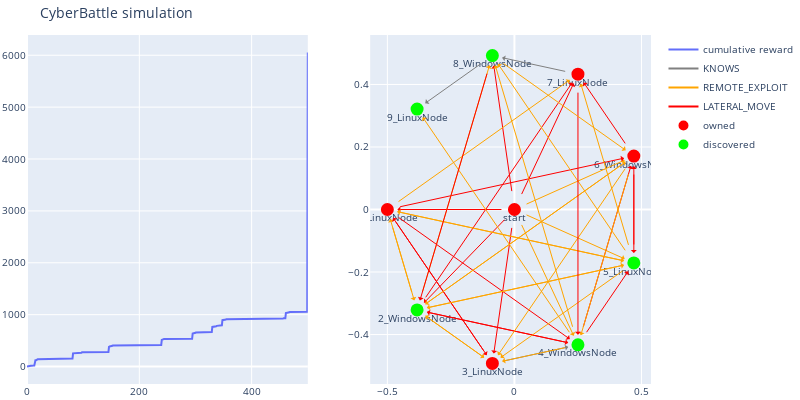

Write notebook code for a chart like this one.
### Markdown cell above
### 2.2 First training

To illustrate training with graphical rendering, we will execute three training steps with graphical rendering. We cannot perform full training with this capability, as it could crash our environment (yes, it happened to me!).

### Code cell
dql_with_defender = learner.epsilon_greedy_search(
    cyberbattle_gym_env=cyberbattlechain_defender,
    environment_properties=ep,
    learner=agent,
    episode_count=3,
    iteration_count=iteration_count,
    epsilon=0.90,
    render=True,
    epsilon_exponential_decay=5000,
    epsilon_minimum=0.10,
    verbosity=Verbosity.Quiet,
    title="DQL"
)

### Figure 1 — Plotly figure (JSON) as saved in the notebook; plotly's stock layout.template omitted (floating-point values rounded to 4 significant figures; data arrays with more than 128 entries replaced by an {"elided": "..."} marker saying what was removed)
{"data": [{"name": "cumulative reward", "type": "scatter", "xaxis": "x", "y": {"elided": "501 int values"}, "yaxis": "y"}, {"line": {"color": "gray"}, "mode": "lines", "name": "KNOWS", "type": "scatter", "x": [0], "xaxis": "x2", "y": [0], "yaxis": "y2"}, {"line": {"color": "orange"}, "mode": "lines", "name": "REMOTE_EXPLOIT", "type": "scatter", "x": [0], "xaxis": "x2", "y": [0], "yaxis": "y2"}, {"line": {"color": "red"}, "mode": "lines", "name": "LATERAL_MOVE", "type": "scatter", "x": [0], "xaxis": "x2", "y": [0], "yaxis": "y2"}, {"hoverinfo": "text", "marker": {"color": "#D32F2E", "line": {"color": "rgb(255,0,0)", "width": 8}, "size": 5, "symbol": "circle-dot"}, "mode": "markers+text", "name": "owned", "text": ["start", "1_LinuxNode", "3_LinuxNode", "6_WindowsNode", "7_LinuxNode"], "textposition": "bottom center", "type": "scatter", "x": [0, -0.5, -0.08682, 0.4698, 0.25], "xaxis": "x2", "y": [0, -4.371e-08, -0.4924, 0.171, 0.433], "yaxis": "y2"}, {"hoverinfo": "text", "marker": {"color": "#0e9d00", "line": {"color": "rgb(0,255,0)", "width": 8}, "size": 5, "symbol": "circle-dot"}, "mode": "markers+text", "name": "discovered", "text": ["2_WindowsNode", "4_WindowsNode", "5_LinuxNode", "8_WindowsNode", "9_LinuxNode"], "textposition": "bottom center", "type": "scatter", "x": [-0.383, 0.25, 0.4698, -0.08682, -0.383], "xaxis": "x2", "y": [-0.3214, -0.433, -0.171, 0.4924, 0.3214], "yaxis": "y2"}], "layout": {"annotations": [{"align": "center", "arrowcolor": "red", "arrowhead": 1, "arrowsize": 1, "arrowwidth": 1, "ax": 0, "axref": "x2", "ay": 0, "ayref": "y2", "hovertext": "LATERAL_MOVE", "opacity": 1, "showarrow": true, "standoff": 10, "startstandoff": 10, "x": -0.5, "xref": "x2", "y": -4.371e-08, "yref": "y2"}, {"align": "center", "arrowcolor": "red", "arrowhead": 1, "arrowsize": 1, "arrowwidth": 1, "ax": 0, "axref": "x2", "ay": 0, "ayref": "y2", "hovertext": "LATERAL_MOVE", "opacity": 1, "showarrow": true, "standoff": 10, "startstandoff": 10, "x": -0.383, "xref": "x2", "y": -0.3214, "yref": "y2"}, {"align": "center", "arrowcolor": "red", "arrowhead": 1, "arrowsize": 1, "arrowwidth": 1, "ax": 0, "axref": "x2", "ay": 0, "ayref": "y2", "hovertext": "LATERAL_MOVE", "opacity": 1, "showarrow": true, "standoff": 10, "startstandoff": 10, "x": -0.08682, "xref": "x2", "y": -0.4924, "yref": "y2"}, {"align": "center", "arrowcolor": "orange", "arrowhead": 1, "arrowsize": 1, "arrowwidth": 1, "ax": 0, "axref": "x2", "ay": 0, "ayref": "y2", "hovertext": "REMOTE_EXPLOIT", "opacity": 1, "showarrow": true, "standoff": 10, "startstandoff": 10, "x": 0.25, "xref": "x2", "y": -0.433, "yref": "y2"}, {"align": "center", "arrowcolor": "orange", "arrowhead": 1, "arrowsize": 1, "arrowwidth": 1, "ax": 0, "axref": "x2", "ay": 0, "ayref": "y2", "hovertext": "REMOTE_EXPLOIT", "opacity": 1, "showarrow": true, "standoff": 10, "startstandoff": 10, "x": 0.4698, "xref": "x2", "y": -0.171, "yref": "y2"}, {"align": "center", "arrowcolor": "orange", "arrowhead": 1, "arrowsize": 1, "arrowwidth": 1, "ax": 0, "axref": "x2", "ay": 0, "ayref": "y2", "hovertext": "REMOTE_EXPLOIT", "opacity": 1, "showarrow": true, "standoff": 10, "startstandoff": 10, "x": 0.4698, "xref": "x2", "y": 0.171, "yref": "y2"}, {"align": "center", "arrowcolor": "red", "arrowhead": 1, "arrowsize": 1, "arrowwidth": 1, "ax": 0, "axref": "x2", "ay": 0, "ayref": "y2", "hovertext": "LATERAL_MOVE", "opacity": 1, "showarrow": true, "standoff": 10, "startstandoff": 10, "x": -0.08682, "xref": "x2", "y": 0.4924, "yref": "y2"}, {"align": "center", "arrowcolor": "red", "arrowhead": 1, "arrowsize": 1, "arrowwidth": 1, "ax": 0, "axref": "x2", "ay": 0, "ayref": "y2", "hovertext": "LATERAL_MOVE", "opacity": 1, "showarrow": true, "standoff": 10, "startstandoff": 10, "x": 0.25, "xref": "x2", "y": 0.433, "yref": "y2"}, {"align": "center", "arrowcolor": "orange", "arrowhead": 1, "arrowsize": 1, "arrowwidth": 1, "ax": -0.5, "axref": "x2", "ay": -4.371e-08, "ayref": "y2", "hovertext": "REMOTE_EXPLOIT", "opacity": 1, "showarrow": true, "standoff": 10, "startstandoff": 10, "x": -0.383, "xref": "x2", "y": -0.3214, "yref": "y2"}, {"align": "center", "arrowcolor": "red", "arrowhead": 1, "arrowsize": 1, "arrowwidth": 1, "ax": -0.5, "axref": "x2", "ay": -4.371e-08, "ayref": "y2", "hovertext": "LATERAL_MOVE", "opacity": 1, "showarrow": true, "standoff": 10, "startstandoff": 10, "x": -0.08682, "xref": "x2", "y": -0.4924, "yref": "y2"}, {"align": "center", "arrowcolor": "red", "arrowhead": 1, "arrowsize": 1, "arrowwidth": 1, "ax": -0.5, "axref": "x2", "ay": -4.371e-08, "ayref": "y2", "hovertext": "LATERAL_MOVE", "opacity": 1, "showarrow": true, "standoff": 10, "startstandoff": 10, "x": 0.25, "xref": "x2", "y": -0.433, "yref": "y2"}, {"align": "center", "arrowcolor": "orange", "arrowhead": 1, "arrowsize": 1, "arrowwidth": 1, "ax": -0.5, "axref": "x2", "ay": -4.371e-08, "ayref": "y2", "hovertext": "REMOTE_EXPLOIT", "opacity": 1, "showarrow": true, "standoff": 10, "startstandoff": 10, "x": 0.4698, "xref": "x2", "y": -0.171, "yref": "y2"}, {"align": "center", "arrowcolor": "orange", "arrowhead": 1, "arrowsize": 1, "arrowwidth": 1, "ax": -0.5, "axref": "x2", "ay": -4.371e-08, "ayref": "y2", "hovertext": "REMOTE_EXPLOIT", "opacity": 1, "showarrow": true, "standoff": 10, "startstandoff": 10, "x": 0.25, "xref": "x2", "y": 0.433, "yref": "y2"}, {"align": "center", "arrowcolor": "red", "arrowhead": 1, "arrowsize": 1, "arrowwidth": 1, "ax": -0.5, "axref": "x2", "ay": -4.371e-08, "ayref": "y2", "hovertext": "LATERAL_MOVE", "opacity": 1, "showarrow": true, "standoff": 10, "startstandoff": 10, "x": 0.4698, "xref": "x2", "y": 0.171, "yref": "y2"}, {"align": "center", "arrowcolor": "orange", "arrowhead": 1, "arrowsize": 1, "arrowwidth": 1, "ax": -0.5, "axref": "x2", "ay": -4.371e-08, "ayref": "y2", "hovertext": "REMOTE_EXPLOIT", "opacity": 1, "showarrow": true, "standoff": 10, "startstandoff": 10, "x": -0.5, "xref": "x2", "y": -4.371e-08, "yref": "y2"}, {"align": "center", "arrowcolor": "orange", "arrowhead": 1, "arrowsize": 1, "arrowwidth": 1, "ax": -0.383, "axref": "x2", "ay": -0.3214, "ayref": "y2", "hovertext": "REMOTE_EXPLOIT", "opacity": 1, "showarrow": true, "standoff": 10, "startstandoff": 10, "x": -0.08682, "xref": "x2", "y": -0.4924, "yref": "y2"}, {"align": "center", "arrowcolor": "orange", "arrowhead": 1, "arrowsize": 1, "arrowwidth": 1, "ax": -0.383, "axref": "x2", "ay": -0.3214, "ayref": "y2", "hovertext": "REMOTE_EXPLOIT", "opacity": 1, "showarrow": true, "standoff": 10, "startstandoff": 10, "x": -0.383, "xref": "x2", "y": -0.3214, "yref": "y2"}, {"align": "center", "arrowcolor": "orange", "arrowhead": 1, "arrowsize": 1, "arrowwidth": 1, "ax": -0.383, "axref": "x2", "ay": -0.3214, "ayref": "y2", "hovertext": "REMOTE_EXPLOIT", "opacity": 1, "showarrow": true, "standoff": 10, "startstandoff": 10, "x": -0.5, "xref": "x2", "y": -4.371e-08, "yref": "y2"}, {"align": "center", "arrowcolor": "red", "arrowhead": 1, "arrowsize": 1, "arrowwidth": 1, "ax": -0.383, "axref": "x2", "ay": -0.3214, "ayref": "y2", "hovertext": "LATERAL_MOVE", "opacity": 1, "showarrow": true, "standoff": 10, "startstandoff": 10, "x": 0.25, "xref": "x2", "y": -0.433, "yref": "y2"}, {"align": "center", "arrowcolor": "red", "arrowhead": 1, "arrowsize": 1, "arrowwidth": 1, "ax": -0.383, "axref": "x2", "ay": -0.3214, "ayref": "y2", "hovertext": "LATERAL_MOVE", "opacity": 1, "showarrow": true, "standoff": 10, "startstandoff": 10, "x": 0.25, "xref": "x2", "y": 0.433, "yref": "y2"}, {"align": "center", "arrowcolor": "orange", "arrowhead": 1, "arrowsize": 1, "arrowwidth": 1, "ax": -0.383, "axref": "x2", "ay": -0.3214, "ayref": "y2", "hovertext": "REMOTE_EXPLOIT", "opacity": 1, "showarrow": true, "standoff": 10, "startstandoff": 10, "x": -0.08682, "xref": "x2", "y": 0.4924, "yref": "y2"}, {"align": "center", "arrowcolor": "orange", "arrowhead": 1, "arrowsize": 1, "arrowwidth": 1, "ax": -0.383, "axref": "x2", "ay": -0.3214, "ayref": "y2", "hovertext": "REMOTE_EXPLOIT", "opacity": 1, "showarrow": true, "standoff": 10, "startstandoff": 10, "x": 0.4698, "xref": "x2", "y": -0.171, "yref": "y2"}, {"align": "center", "arrowcolor": "orange", "arrowhead": 1, "arrowsize": 1, "arrowwidth": 1, "ax": -0.383, "axref": "x2", "ay": -0.3214, "ayref": "y2", "hovertext": "REMOTE_EXPLOIT", "opacity": 1, "showarrow": true, "standoff": 10, "startstandoff": 10, "x": 0.4698, "xref": "x2", "y": 0.171, "yref": "y2"}, {"align": "center", "arrowcolor": "gray", "arrowhead": 1, "arrowsize": 1, "arrowwidth": 1, "ax": -0.08682, "axref": "x2", "ay": -0.4924, "ayref": "y2", "hovertext": "KNOWS", "opacity": 1, "showarrow": true, "standoff": 10, "startstandoff": 10, "x": 0.25, "xref": "x2", "y": -0.433, "yref": "y2"}, {"align": "center", "arrowcolor": "orange", "arrowhead": 1, "arrowsize": 1, "arrowwidth": 1, "ax": -0.08682, "axref": "x2", "ay": -0.4924, "ayref": "y2", "hovertext": "REMOTE_EXPLOIT", "opacity": 1, "showarrow": true, "standoff": 10, "startstandoff": 10, "x": -0.383, "xref": "x2", "y": -0.3214, "yref": "y2"}, {"align": "center", "arrowcolor": "orange", "arrowhead": 1, "arrowsize": 1, "arrowwidth": 1, "ax": -0.08682, "axref": "x2", "ay": -0.4924, "ayref": "y2", "hovertext": "REMOTE_EXPLOIT", "opacity": 1, "showarrow": true, "standoff": 10, "startstandoff": 10, "x": -0.08682, "xref": "x2", "y": -0.4924, "yref": "y2"}, {"align": "center", "arrowcolor": "red", "arrowhead": 1, "arrowsize": 1, "arrowwidth": 1, "ax": -0.08682, "axref": "x2", "ay": -0.4924, "ayref": "y2", "hovertext": "LATERAL_MOVE", "opacity": 1, "showarrow": true, "standoff": 10, "startstandoff": 10, "x": -0.5, "xref": "x2", "y": -4.371e-08, "yref": "y2"}, {"align": "center", "arrowcolor": "red", "arrowhead": 1, "arrowsize": 1, "arrowwidth": 1, "ax": 0.25, "axref": "x2", "ay": -0.433, "ayref": "y2", "hovertext": "LATERAL_MOVE", "opacity": 1, "showarrow": true, "standoff": 10, "startstandoff": 10, "x": 0.4698, "xref": "x2", "y": -0.171, "yref": "y2"}, {"align": "center", "arrowcolor": "red", "arrowhead": 1, "arrowsize": 1, "arrowwidth": 1, "ax": 0.25, "axref": "x2", "ay": -0.433, "ayref": "y2", "hovertext": "LATERAL_MOVE", "opacity": 1, "showarrow": true, "standoff": 10, "startstandoff": 10, "x": -0.383, "xref": "x2", "y": -0.3214, "yref": "y2"}, {"align": "center", "arrowcolor": "orange", "arrowhead": 1, "arrowsize": 1, "arrowwidth": 1, "ax": 0.25, "axref": "x2", "ay": -0.433, "ayref": "y2", "hovertext": "REMOTE_EXPLOIT", "opacity": 1, "showarrow": true, "standoff": 10, "startstandoff": 10, "x": -0.08682, "xref": "x2", "y": -0.4924, "yref": "y2"}, {"align": "center", "arrowcolor": "orange", "arrowhead": 1, "arrowsize": 1, "arrowwidth": 1, "ax": 0.25, "axref": "x2", "ay": -0.433, "ayref": "y2", "hovertext": "REMOTE_EXPLOIT", "opacity": 1, "showarrow": true, "standoff": 10, "startstandoff": 10, "x": -0.08682, "xref": "x2", "y": 0.4924, "yref": "y2"}, {"align": "center", "arrowcolor": "red", "arrowhead": 1, "arrowsize": 1, "arrowwidth": 1, "ax": 0.25, "axref": "x2", "ay": -0.433, "ayref": "y2", "hovertext": "LATERAL_MOVE", "opacity": 1, "showarrow": true, "standoff": 10, "startstandoff": 10, "x": 0.4698, "xref": "x2", "y": 0.171, "yref": "y2"}, {"align": "center", "arrowcolor": "orange", "arrowhead": 1, "arrowsize": 1, "arrowwidth": 1, "ax": 0.25, "axref": "x2", "ay": -0.433, "ayref": "y2", "hovertext": "REMOTE_EXPLOIT", "opacity": 1, "showarrow": true, "standoff": 10, "startstandoff": 10, "x": -0.383, "xref": "x2", "y": 0.3214, "yref": "y2"}, {"align": "center", "arrowcolor": "red", "arrowhead": 1, "arrowsize": 1, "arrowwidth": 1, "ax": 0.4698, "axref": "x2", "ay": -0.171, "ayref": "y2", "hovertext": "LATERAL_MOVE", "opacity": 1, "showarrow": true, "standoff": 10, "startstandoff": 10, "x": 0.4698, "xref": "x2", "y": 0.171, "yref": "y2"}, {"align": "center", "arrowcolor": "orange", "arrowhead": 1, "arrowsize": 1, "arrowwidth": 1, "ax": 0.4698, "axref": "x2", "ay": -0.171, "ayref": "y2", "hovertext": "REMOTE_EXPLOIT", "opacity": 1, "showarrow": true, "standoff": 10, "startstandoff": 10, "x": -0.5, "xref": "x2", "y": -4.371e-08, "yref": "y2"}, {"align": "center", "arrowcolor": "orange", "arrowhead": 1, "arrowsize": 1, "arrowwidth": 1, "ax": 0.4698, "axref": "x2", "ay": -0.171, "ayref": "y2", "hovertext": "REMOTE_EXPLOIT", "opacity": 1, "showarrow": true, "standoff": 10, "startstandoff": 10, "x": -0.08682, "xref": "x2", "y": -0.4924, "yref": "y2"}, {"align": "center", "arrowcolor": "orange", "arrowhead": 1, "arrowsize": 1, "arrowwidth": 1, "ax": 0.4698, "axref": "x2", "ay": -0.171, "ayref": "y2", "hovertext": "REMOTE_EXPLOIT", "opacity": 1, "showarrow": true, "standoff": 10, "startstandoff": 10, "x": 0.25, "xref": "x2", "y": 0.433, "yref": "y2"}, {"align": "center", "arrowcolor": "orange", "arrowhead": 1, "arrowsize": 1, "arrowwidth": 1, "ax": 0.4698, "axref": "x2", "ay": -0.171, "ayref": "y2", "hovertext": "REMOTE_EXPLOIT", "opacity": 1, "showarrow": true, "standoff": 10, "startstandoff": 10, "x": 0.4698, "xref": "x2", "y": -0.171, "yref": "y2"}, {"align": "center", "arrowcolor": "orange", "arrowhead": 1, "arrowsize": 1, "arrowwidth": 1, "ax": 0.4698, "axref": "x2", "ay": -0.171, "ayref": "y2", "hovertext": "REMOTE_EXPLOIT", "opacity": 1, "showarrow": true, "standoff": 10, "startstandoff": 10, "x": -0.383, "xref": "x2", "y": -0.3214, "yref": "y2"}, {"align": "center", "arrowcolor": "orange", "arrowhead": 1, "arrowsize": 1, "arrowwidth": 1, "ax": 0.4698, "axref": "x2", "ay": -0.171, "ayref": "y2", "hovertext": "REMOTE_EXPLOIT", "opacity": 1, "showarrow": true, "standoff": 10, "startstandoff": 10, "x": -0.08682, "xref": "x2", "y": 0.4924, "yref": "y2"}, {"align": "center", "arrowcolor": "red", "arrowhead": 1, "arrowsize": 1, "arrowwidth": 1, "ax": 0.4698, "axref": "x2", "ay": 0.171, "ayref": "y2", "hovertext": "LATERAL_MOVE", "opacity": 1, "showarrow": true, "standoff": 10, "startstandoff": 10, "x": 0.25, "xref": "x2", "y": 0.433, "yref": "y2"}, {"align": "center", "arrowcolor": "orange", "arrowhead": 1, "arrowsize": 1, "arrowwidth": 1, "ax": 0.4698, "axref": "x2", "ay": 0.171, "ayref": "y2", "hovertext": "REMOTE_EXPLOIT", "opacity": 1, "showarrow": true, "standoff": 10, "startstandoff": 10, "x": 0.25, "xref": "x2", "y": -0.433, "yref": "y2"}, {"align": "center", "arrowcolor": "orange", "arrowhead": 1, "arrowsize": 1, "arrowwidth": 1, "ax": 0.4698, "axref": "x2", "ay": 0.171, "ayref": "y2", "hovertext": "REMOTE_EXPLOIT", "opacity": 1, "showarrow": true, "standoff": 10, "startstandoff": 10, "x": -0.08682, "xref": "x2", "y": -0.4924, "yref": "y2"}, {"align": "center", "arrowcolor": "orange", "arrowhead": 1, "arrowsize": 1, "arrowwidth": 1, "ax": 0.4698, "axref": "x2", "ay": 0.171, "ayref": "y2", "hovertext": "REMOTE_EXPLOIT", "opacity": 1, "showarrow": true, "standoff": 10, "startstandoff": 10, "x": 0.4698, "xref": "x2", "y": 0.171, "yref": "y2"}, {"align": "center", "arrowcolor": "red", "arrowhead": 1, "arrowsize": 1, "arrowwidth": 1, "ax": 0.4698, "axref": "x2", "ay": 0.171, "ayref": "y2", "hovertext": "LATERAL_MOVE", "opacity": 1, "showarrow": true, "standoff": 10, "startstandoff": 10, "x": 0.4698, "xref": "x2", "y": -0.171, "yref": "y2"}, {"align": "center", "arrowcolor": "orange", "arrowhead": 1, "arrowsize": 1, "arrowwidth": 1, "ax": 0.4698, "axref": "x2", "ay": 0.171, "ayref": "y2", "hovertext": "REMOTE_EXPLOIT", "opacity": 1, "showarrow": true, "standoff": 10, "startstandoff": 10, "x": -0.383, "xref": "x2", "y": -0.3214, "yref": "y2"}, {"align": "center", "arrowcolor": "gray", "arrowhead": 1, "arrowsize": 1, "arrowwidth": 1, "ax": 0.25, "axref": "x2", "ay": 0.433, "ayref": "y2", "hovertext": "KNOWS", "opacity": 1, "showarrow": true, "standoff": 10, "startstandoff": 10, "x": -0.08682, "xref": "x2", "y": 0.4924, "yref": "y2"}, {"align": "center", "arrowcolor": "red", "arrowhead": 1, "arrowsize": 1, "arrowwidth": 1, "ax": 0.25, "axref": "x2", "ay": 0.433, "ayref": "y2", "hovertext": "LATERAL_MOVE", "opacity": 1, "showarrow": true, "standoff": 10, "startstandoff": 10, "x": 0.25, "xref": "x2", "y": -0.433, "yref": "y2"}, {"align": "center", "arrowcolor": "red", "arrowhead": 1, "arrowsize": 1, "arrowwidth": 1, "ax": -0.08682, "axref": "x2", "ay": 0.4924, "ayref": "y2", "hovertext": "LATERAL_MOVE", "opacity": 1, "showarrow": true, "standoff": 10, "startstandoff": 10, "x": -0.383, "xref": "x2", "y": -0.3214, "yref": "y2"}, {"align": "center", "arrowcolor": "gray", "arrowhead": 1, "arrowsize": 1, "arrowwidth": 1, "ax": -0.08682, "axref": "x2", "ay": 0.4924, "ayref": "y2", "hovertext": "KNOWS", "opacity": 1, "showarrow": true, "standoff": 10, "startstandoff": 10, "x": -0.383, "xref": "x2", "y": 0.3214, "yref": "y2"}, {"align": "center", "arrowcolor": "orange", "arrowhead": 1, "arrowsize": 1, "arrowwidth": 1, "ax": -0.08682, "axref": "x2", "ay": 0.4924, "ayref": "y2", "hovertext": "REMOTE_EXPLOIT", "opacity": 1, "showarrow": true, "standoff": 10, "startstandoff": 10, "x": 0.4698, "xref": "x2", "y": 0.171, "yref": "y2"}], "autosize": false, "font": {"size": 10}, "height": 400, "hovermode": "closest", "margin": {"b": 15, "l": 2, "r": 2, "t": 35}, "showlegend": true, "title": {"text": "CyberBattle simulation"}, "width": 800, "xaxis": {"anchor": "y", "domain": [0, 0.45]}, "xaxis2": {"anchor": "y2", "domain": [0.55, 1]}, "yaxis": {"anchor": "x", "domain": [0, 1]}, "yaxis2": {"anchor": "x2", "domain": [0, 1]}}}
